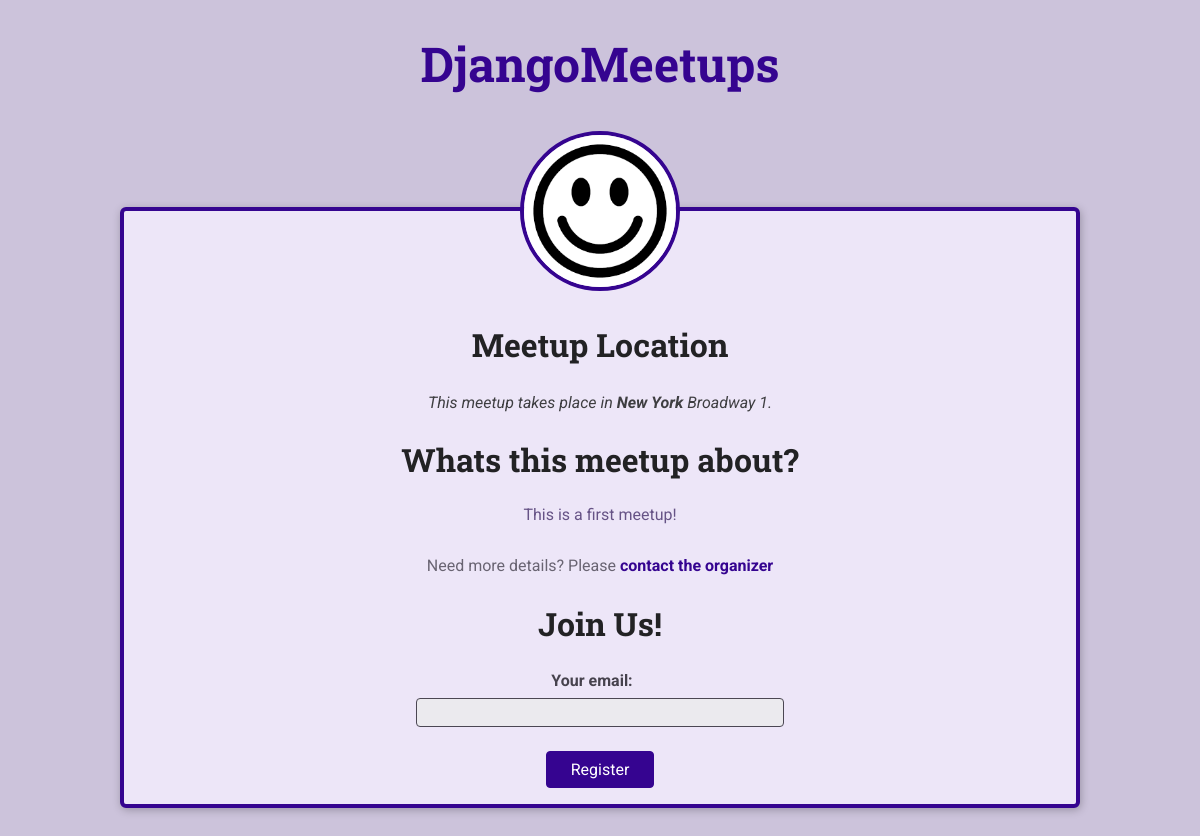
/meetups/a-first-meetup, run on the app's committed database.
### meetups/models.py (models this page shows, shortened)
class Meetup(models.Model):
    title = models.CharField(max_length=200)
    organizer_email = models.EmailField()
    date = models.DateField()
    slug = models.SlugField(unique=True)
    description = models.TextField()
    image = models.ImageField(upload_to='images')
    location = models.ForeignKey(Location, on_delete=models.CASCADE)
    participants = models.ManyToManyField(Participant, blank=True, null=True)

class Location(models.Model):
    location = models.CharField(max_length=200)
    address = models.CharField(max_length=300)

### meetups/views.py (the view, shortened to what this page needs)
# urls.py: path('meetups/<slug:meetup_slug>', views.meetup_details, name='meetup-detail')
def meetup_details(request, meetup_slug):
    try:
        selected_meetup = Meetup.objects.get(slug=meetup_slug)
        if request.method == 'GET':
            registration_form = RegistrationForm()
        return render(request, 'meetups/meetup-details.html', {
            'meetup_found': True,
            'selected_meetup': selected_meetup,
            'form': registration_form
        })
    except Exception as exc:
        return render(request, 'meetups/meetup-details.html', {
            'meetup_found': False
        })

### meetups/forms.py
class RegistrationForm(forms.Form):
    email = forms.EmailField(label='Your email')

### meetups/templates/meetups/meetup-details.html (shortened to what this page needs)
{% extends 'meetups/base/base.html' %}
{% load static %}
{% block stie_css %}
    <link rel="stylesheet" href="{% static '/meetups/styles/meetup-detail.css' %}">
 {% endblock %}
{% block body %}
    {% if meetup_found %}
        <article>
            <img id="main-image" src="{{ selected_meetup.image.url }}">
            <section id="location">
                <h2>Meetup Location</h2>
                <address>This meetup takes place in <span>{{ selected_meetup.location.location }}</span> {{ selected_meetup.location.address }}. </address>
            </section>
            <section id="details">
                <h2>Whats this meetup about?</h2>
                <p>{{  selected_meetup.description }}</p>
                <footer>
                    <p> Need more details? Please<a href="mailto:{{ selected_meetup.organizer_email }}"> contact the organizer </a></p>
                </footer>
            </section>
            <section id="registration">
                <h2>Join Us!</h2>
                <form action="{% url 'meetup-detail' selected_meetup.slug %}" method="post">
                    <ul>
                        {{ form.as_ul }}
                    </ul>
                    <div id="registration-actions">
                        <button>Register</button>
                    </div>
                </form>
            </section>
        </article>
        {% else %}
        <p>No meetup found for this slug, sorry!</p>
    {% endif %}
{% endblock %}

### meetups/static/meetups/styles/base.css (style rules this page uses)
* { box-sizing: border-box; }
body { font-family: 'Roboto', sans-serif; margin: 0; background-color: #ccc3db; color: #3e3e41; }
h1, h2, h3 { font-family: 'Roboto Slab', sans-serif; color: #222224; }
button, .btn { cursor: pointer; font: inherit; padding: 0.5rem 1.5rem; background-color: #350490; border: 1px solid #350490; color: white; border-radius: 4px; text-decoration: none; }

### meetups/static/meetups/styles/meetup-detail.css (style rules this page uses)
article { max-width: 60rem; margin: 5rem auto; border-radius: 6px; background-color: #ede6f8; border: 4px solid #350490; box-shadow: 1px 2px 8px rgba(0, 0, 0, 0.25); position: relative; padding: 1rem; text-align: center; }
#main-image { width: 10rem; height: 10rem; object-fit: cover; position: absolute; top: -5rem; left: calc(50% - 5rem); border-radius: 50%; border: 4px solid #350490; }
section:first-of-type { margin-top: 6rem; }
h2 { font-size: 2rem; }
address span { font-weight: bold; }
#details h2 { margin-bottom: 0.5rem; }
#details > p { color: #665386; padding: 1rem; border-radius: 4px; max-width: 80%; margin: auto; }
#details footer { color: #696472; }
#details footer a { color: #350490; text-decoration: none; font-weight: bold; }
#registration ul { list-style: none; margin: 0; padding: 0; }
#registration label { font-weight: bold; color: #46424d; margin-right: 1rem; display: block; margin-bottom: 0.5rem; }
#registration input { font: inherit; width: 40%; background-color: #ebeaee; border: 1px solid #4b4753; border-radius: 4px; padding: 0.25rem; }
#registration-actions { margin-top: 1.5rem; }

### data on the page
Meetup: image (picture), location.location "New York", location.address "Broadway 1", description "This is a first meetup!"
